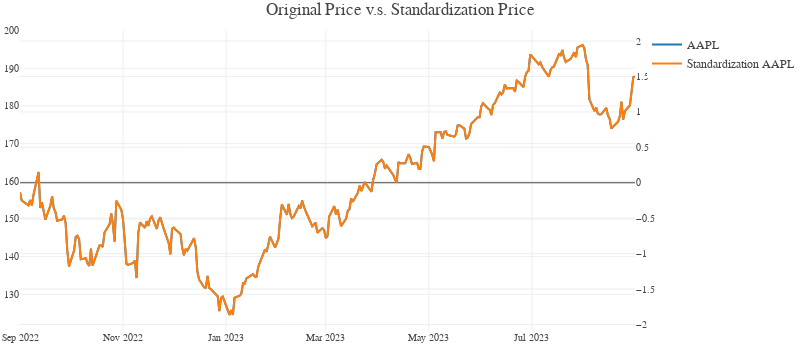

Source (notebook cell):
### Code cell
fig = go.Figure()

fig.add_trace(
    go.Scatter(x = stock_df.index, 
            y = stock_df['AAPL'], 
            name = 'AAPL'))

fig.add_trace(
    go.Scatter(x = standardized_stock_df.index, 
            y = standardized_stock_df['AAPL'], 
            name = 'Standardization AAPL',
            yaxis = "y2"))


fig.update_layout(template = temp,
                title = "Original Price v.s. Standardization Price",
                hovermode = 'closest',
                margin = dict(l = 20, r = 0, t = 30, b = 20),
                height = 350, 
                width = 800, 
                showlegend = True,
                xaxis = dict(tickfont = dict(size = 10)),
                yaxis = dict(side = "left", tickfont = dict(size=10)),
                yaxis2 = dict(side = "right", overlaying = "y", tickfont = dict(size=10) ),)

### Figure 1 — Plotly figure (JSON) as saved in the notebook; plotly's stock layout.template omitted (floating-point values rounded to 4 significant figures; data arrays with more than 128 entries replaced by an {"elided": "..."} marker saying what was removed)
{"data": [{"name": "AAPL", "type": "scatter", "x": {"elided": "251 str values"}, "y": {"elided": "251 float values"}}, {"name": "Standardization AAPL", "type": "scatter", "x": {"elided": "251 str values"}, "y": {"elided": "251 float values"}, "yaxis": "y2"}], "layout": {"height": 350, "hovermode": "closest", "margin": {"b": 20, "l": 20, "r": 0, "t": 30}, "showlegend": true, "title": {"text": "Original Price v.s. Standardization Price"}, "width": 800, "xaxis": {"tickfont": {"size": 10}}, "yaxis": {"side": "left", "tickfont": {"size": 10}}, "yaxis2": {"overlaying": "y", "side": "right", "tickfont": {"size": 10}}}}
